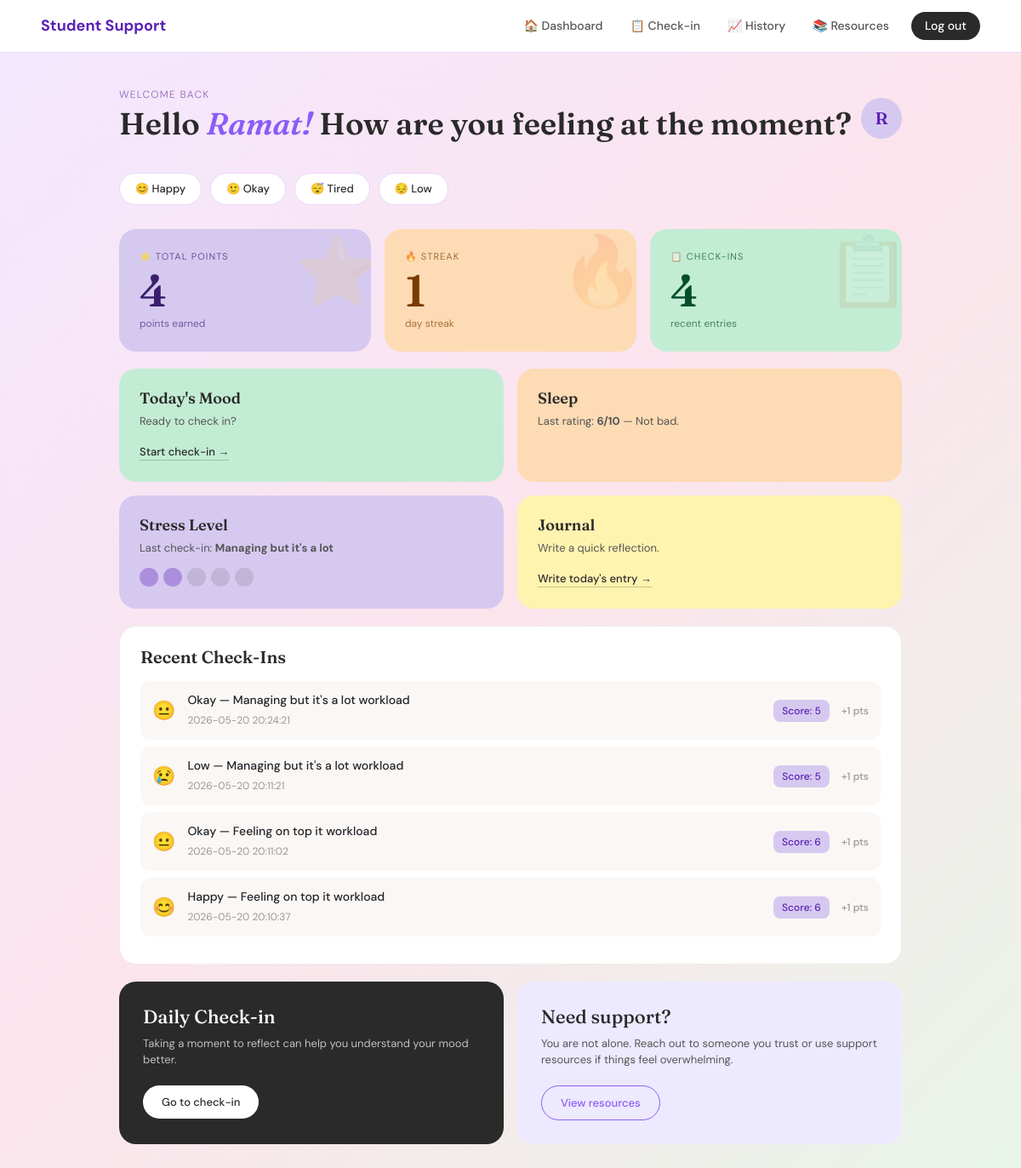
The page /dashboard (signed in) on the database as committed earlier.
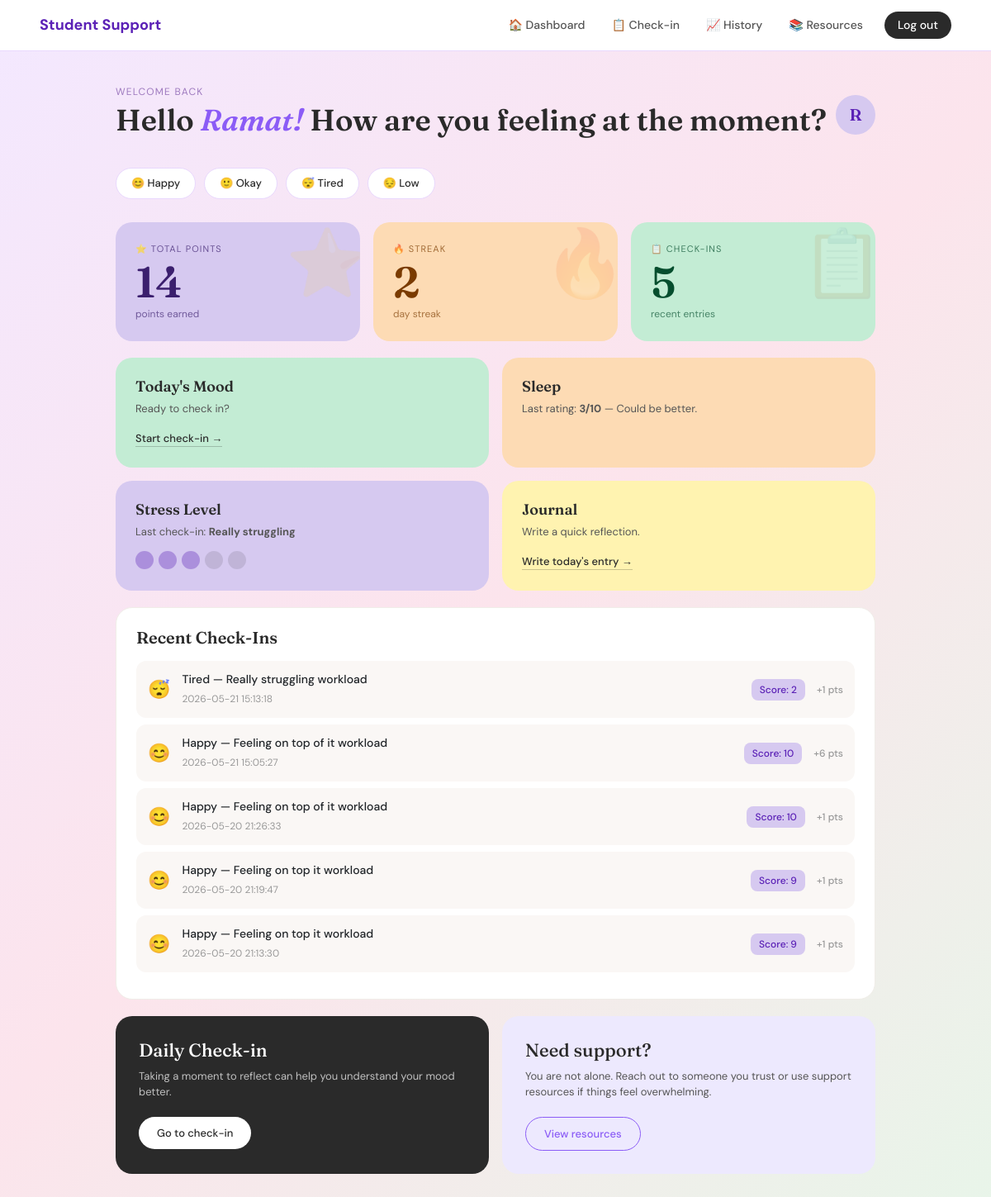
The same page on the database as committed later.
### tables this page shows
CREATE TABLE user_stats (
            id INTEGER PRIMARY KEY AUTOINCREMENT,
            user_id INTEGER UNIQUE NOT NULL,
            total_points INTEGER DEFAULT 0,
            current_streak INTEGER DEFAULT 0,
            last_checkin_date TEXT,
            FOREIGN KEY (user_id) REFERENCES users(id)
        );

CREATE TABLE checkins (
            id INTEGER PRIMARY KEY AUTOINCREMENT,
            user_id INTEGER,
            mood TEXT,
            academic TEXT,
            workload TEXT,
            social TEXT,
            financial TEXT,
            sleep TEXT,
            rating INTEGER,
            score INTEGER,
            points_earned INTEGER DEFAULT 0,
            date TIMESTAMP DEFAULT CURRENT_TIMESTAMP,
            FOREIGN KEY (user_id) REFERENCES users(id)
        );

### app.py (the view)
@app.route("/dashboard")
def dashboard():
    if "user_id" not in session:
        return redirect(url_for("login"))
    conn = get_db_connection()
    stats = conn.execute(
        "SELECT * FROM user_stats WHERE user_id = ?", (session["user_id"],)
    ).fetchone()
    recent_checkins = conn.execute(
        "SELECT * FROM checkins WHERE user_id = ? ORDER BY date DESC LIMIT 5",
        (session["user_id"],)
    ).fetchall()
    conn.close()
    return render_template("dashboard.html",
        first_name=session["first_name"],
        stats=stats,
        recent_checkins=recent_checkins
    )

### app.py (called while the page is built)
def get_db_connection():
    conn = sqlite3.connect("wellbeing.db")
    conn.row_factory = sqlite3.Row
    return conn

### templates/dashboard.html (shortened to what the changed rows need)
{% extends "base.html" %}
{% block content %}
<div class="dashboard-wrapper">
  <div class="dashboard-header">
    <div>
      <h1>Hello <em>{{ first_name }}!</em> How are you feeling at the moment?</h1>
    </div>
  </div>
  <div class="stats-row">
    <div class="stat-card card-purple">
      <div class="stat-label">⭐ Total Points</div>
      <div class="stat-num">{{ stats.total_points if stats else 0 }}</div>
      <div class="stat-sub">points earned</div>
      <div class="stat-deco">⭐</div>
    </div>
    <div class="stat-card card-peach">
      <div class="stat-label">🔥 Streak</div>
      <div class="stat-num">{{ stats.current_streak if stats else 0 }}</div>
      <div class="stat-sub">day streak</div>
      <div class="stat-deco">🔥</div>
    </div>
    <div class="stat-card card-green">
      <div class="stat-label">📋 Check-ins</div>
      <div class="stat-num">{{ recent_checkins | length }}</div>
      <div class="stat-sub">recent entries</div>
      <div class="stat-deco">📋</div>
    </div>
  </div>
  <div class="dashboard-grid">
    <div class="dash-card orange-card">
      <h3>Sleep</h3>
      {% if recent_checkins %}
        {% set last = recent_checkins[0] %}
        <p>Last rating: <strong>{{ last.rating }}/10</strong> —
          {% if last.rating >= 8 %}Great night!
          {% elif last.rating >= 5 %}Not bad.
          {% else %}Could be better.{% endif %}
        </p>
      {% else %}
        <p>Track how rested you feel.</p>
      {% endif %}
    </div>
    <div class="dash-card purple-card">
      {% if recent_checkins %}
        {% set last = recent_checkins[0] %}
        <p>Last check-in: <strong>{{ last.workload | capitalize if last.workload else '—' }}</strong></p>
        <div class="stress-dots">
          {% set level = 3 if last.workload == 'Really Struggling' else (2 if last.workload == "Managing but it's a lot" else 1) %}
          {% for i in range(5) %}
            <div class="stress-dot {% if i < level %}filled{% endif %}"></div>
          {% endfor %}
        </div>
      {% else %}
        <p>Notice your stress patterns.</p>
        <div class="stress-dots">
          {% for i in range(5) %}<div class="stress-dot"></div>{% endfor %}
        </div>
      {% endif %}
    </div>
  </div>
  <div class="history-card">
    {% if recent_checkins %}
      {% for c in recent_checkins %}
      <div class="checkin-row">
        <div class="mood-emoji">
          {% if c.mood == 'happy' %}😊
          {% elif c.mood == 'okay' %}😐
          {% elif c.mood == 'tired' %}😴
          {% elif c.mood == 'stressed' %}😟
          {% else %}😢{% endif %}
        </div>
        <div class="info">
          <strong>{{ c.mood | capitalize }} — {{ c.workload | capitalize if c.workload else 'N/A' }} workload</strong>
          <span>{{ c.date }}</span>
        </div>
        <div class="score-badge">Score: {{ c.score }}</div>
        <div class="pts-badge">+{{ c.points_earned }} pts</div>
      </div>
      {% endfor %}
    {% else %}
      <div class="empty-state">
        No check-ins yet — <a href="{{ url_for('checkin') }}">start your first one!</a>
      </div>
    {% endif %}
  </div>
  <div class="bottom-grid">
    <div class="daily-card">
      <h2>Daily Check-in</h2>
    </div>
    <div class="support-card">
      <h2>Need support?</h2>
    </div>
  </div>
</div>
{% endblock %}

Rows that differ between the two databases and show on the page:
no longer on this page (row unchanged): checkins: rating "6", workload "Managing but it's a lot", mood "Okay", date "2026-05-20 20:24:21", score "5", points_earned "1"
no longer on this page (row unchanged): checkins: mood "Low", workload "Managing but it's a lot", date "2026-05-20 20:11:21", score "5", points_earned "1"
no longer on this page (row unchanged): checkins: mood "Okay", workload "Feeling on top it", date "2026-05-20 20:11:02", score "6", points_earned "1"
no longer on this page (row unchanged): checkins: mood "Happy", workload "Feeling on top it", date "2026-05-20 20:10:37", score "6", points_earned "1"
changed user_stats: total_points "4" → "14"; current_streak "1" → "2"
added checkins: rating "3", workload "Really struggling", mood "Tired", date "2026-05-21 15:13:18", score "2", points_earned "1"
added checkins: mood "Happy", workload "Feeling on top of it", date "2026-05-21 15:05:27", score "10", points_earned "6"
added checkins: mood "Happy", workload "Feeling on top of it", date "2026-05-20 21:26:33", score "10", points_earned "1"
added checkins: mood "Happy", workload "Feeling on top it", date "2026-05-20 21:19:47", score "9", points_earned "1"
added checkins: mood "Happy", workload "Feeling on top it", date "2026-05-20 21:13:30", score "9", points_earned "1"
Other text that changed with them:
{{ recent_checkins | length }}: "4" → "5"
text no longer shown: "Not bad."
text now shown: "Could be better."
